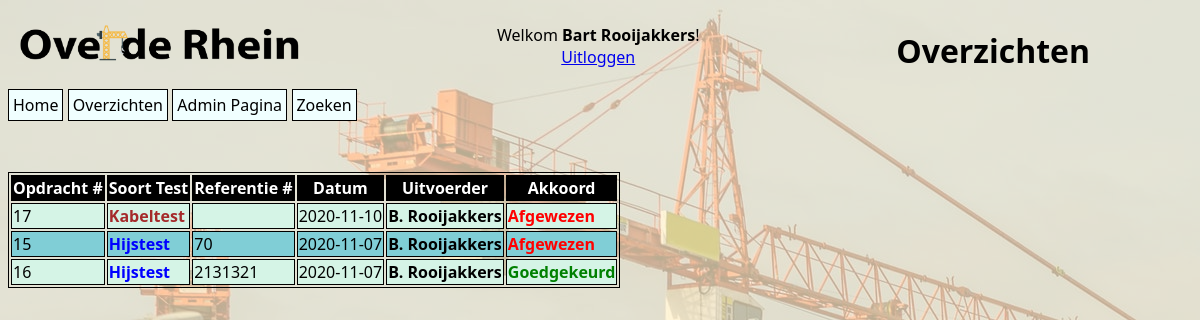
Page /overzichten.php (signed in) on the committed database.
### tables this page shows
CREATE TABLE `voorbladen` (
  `opdracht_nummer` int(11) NOT NULL,
  `TCVT_nummer` int(11) NOT NULL,
  `soort_keuring` int(11) NOT NULL,
  `keurings_datum` datetime NOT NULL DEFAULT current_timestamp(),
  `uitvoerder` int(11) NOT NULL,
  `deskundige` varchar(255) NOT NULL,
  `opstelling_kraan` varchar(52) NOT NULL,
  `uitvoering_toren_haakhoogte` int(11) NOT NULL,
  `soort_giek` varchar(52) NOT NULL,
  `telescoopgiek_delen` double(11,2) NOT NULL,
  `opbouwgiek_meters` double(11,2) NOT NULL,
  `hulpgiek_meters` double(11,2) NOT NULL,
  `fly_jib_delen` int(11) NOT NULL,
  `gieklengte` double(11,2) NOT NULL,
  `topbaar` double(11,2) NOT NULL,
  `loopkat` tinyint(1) NOT NULL,
  `verstelbare_giek` tinyint(1) NOT NULL,
  `soort_stempels` int(11) NOT NULL,
  `tekortkomingen` tinyint(1) NOT NULL,
  `afmelden_voor` datetime NOT NULL,
  `toelichting` varchar(255) NOT NULL,
  `werk_instructie` varchar(500) NOT NULL,
  `kabel_leverancier` varchar(255) NOT NULL,
  `waarnemingen` varchar(500) NOT NULL,
  `handtekening` varchar(255) NOT NULL,
  `aantal_bedrijfsuren` double(11,2) NOT NULL,
  `afleg_redenen` varchar(500) NOT NULL
);

CREATE TABLE `gebruikers` (
  `gebruiker_ID` int(11) NOT NULL,
  `voor_naam` varchar(255) NOT NULL,
  `achter_naam` varchar(255) NOT NULL,
  `tussenvoegsel` varchar(255) DEFAULT NULL,
  `username` varchar(255) NOT NULL,
  `password` varchar(255) NOT NULL DEFAULT '874e0cc1eb15bdaf323800180d19d69fe4ba2cedd2954ab332e25a2a85ab3248',
  `afdeling` int(11) NOT NULL
);

CREATE TABLE `hijstesten` (
  `opdracht_nummer` int(11) NOT NULL,
  `volg_nummer` int(11) NOT NULL,
  `datum_opgesteld` datetime NOT NULL,
  `hoofdgiek_lengte` double(11,2) NOT NULL,
  `mech_sectie_gieklengte` double(11,2) NOT NULL,
  `hulpgiek_lengte` double(11,2) NOT NULL,
  `hoofdgiek_giekhoek` double(11,2) NOT NULL,
  `hulpgiek_giekhoek` double(11,2) NOT NULL,
  `hijskabel_aantal_parten` int(11) NOT NULL,
  `zwenkhoek` double(11,2) NOT NULL,
  `eigen_massa_ballast` double(11,2) NOT NULL,
  `toelaatbare_bedrijfslast` double(11,2) NOT NULL,
  `lmb_in_werking` double(11,2) NOT NULL,
  `proeflast` double(11,2) NOT NULL,
  `akkoord` tinyint(1) NOT NULL DEFAULT 0
);

### overzichten.php (the view, shortened to what this page needs)
<?php
$sql = $conn->query("SELECT hijstesten.*, kabelchecklisten.*, voorbladen.*, gebruikers.voor_naam, gebruikers.achter_naam, CAST(voorbladen.keurings_datum AS date) keuringsDatum FROM voorbladen LEFT JOIN hijstesten ON voorbladen.opdracht_nummer = hijstesten.opdracht_nummer
 LEFT JOIN kabelchecklisten ON voorbladen.opdracht_nummer = kabelchecklisten.opdracht_nummer INNER JOIN gebruikers on voorbladen.uitvoerder = gebruikers.gebruiker_ID ORDER BY voorbladen.keurings_datum DESC");
?>
<html>
<head>
    <link rel="stylesheet" type="text/css" href="css/stylesheet.css">
</head>
<body>
    <div class="contentBox">
        <div class="contentTile">
            <div id="logo"></div>
        </div>
        <div class="contentTile">
            <?php
            echo "<p style='text-align:center;'>Welkom <b>" . $_SESSION['naam'] . " " . $_SESSION['achternaam'] . "</b>!"
            ?>
            <br><a href="user.php?action=logout">Uitloggen</a></p>
        </div>
        <div class="contentTile">
            <h1 class="pageTitle">Overzichten</h1>
        </div>
    </div>
    <div class="contentBox">
        <div class="contentTile">
            <?php include("include/navigatie.php"); ?>
        </div>
    </div>
    <div class="contentBox">
    <table>
        <tr>
            <th>Opdracht #</th>
            <th>Soort Test</th>
            <th>Referentie #</th>
            <th>Datum</th>
            <th>Uitvoerder</th>
            <th>Akkoord</th>
        </tr>
        <?php
        while ($row = $sql->fetch()) {
            switch ($row->akkoord) {
                case 1:
                    $akkoord = "<p style='color:green; font-weight:bold;'>Goedgekeurd</p>";
                    break;
                case 0:
                    $akkoord = "<p style='color:red; font-weight:bold;'>Afgewezen</p>";
                    break;
            }
            switch ($row->soort_keuring) {
                case 1:
                    $soort_keuring = "<p style='color:blue; font-weight:bold;'>Hijstest</p>";
                    break;
                case 2:
                    $soort_keuring = "<p style='color:brown; font-weight:bold;'>Kabeltest</p>";
                    break;
            }
            if (!isset($row->volg_nummer)) {
                $referentie_nummer = $row->kabel_ID;
            } else {
                $referentie_nummer = $row->volg_nummer;
            }
            $naam = "<b>" . substr($row->voor_naam, 0, 1) . ". " . $row->achter_naam . "</b>";
            echo "<tr class='view' style= 'cursor:pointer;' onclick='location.href=`details.php?type=" . $row->soort_keuring . "&id=" . $row->opdracht_nummer . "`;'><td>"
             . $row->opdracht_nummer . "</td><td>" . $soort_keuring . "</td><td>" . $referentie_nummer . "</td><td>" . $row->keuringsDatum . "</td><td>" . $naam . "</td><td>" . $akkoord . "</td></tr>";
        }
        ?>
    </table>
    </div>
</body>
</html>

### include/navigatie.php
<div id="nav">
                <a class="route" href="home.php">Home</a>
                <a class="route" href="overzichten.php">Overzichten</a>
                <?php
                    if($_SESSION['afdeling'] == 12){
                        echo"<a class='route' href='admin.php'>Admin Pagina</a>";
                    }else{
                        echo"";
                    }
                ?>
                <a class="route" href="index.php">Zoeken</a>
            </div>

### css/stylesheet.css (style rules this page uses)
html { background:url(../images/background.jpeg); box-shadow: inset 0 0 0 1000px #fff2ccb6; font-family: 'Segoe UI', Tahoma, Geneva, Verdana, sans-serif; }
#logo { width: auto; min-height: 5%; height: auto; background: url(../images/Logo.png); background-repeat: no-repeat; background-size: contain; }
.contentBox { width:100%; min-height:10%; height:auto; display: block; position: relative; }
.contentBox .contentTile { position: relative; height:auto; width:33%; display: inline-block; }
.contentBox .contentTile .pageTitle { text-align: center; font-family: 'Segoe UI', Tahoma, Geneva, Verdana, sans-serif; }
#nav .route { color:black; background-color: azure; text-decoration: none; border: 1px solid black; padding:1%; margin-right:0.1%; }
table { display: table; border:1px solid black; }
table tr:nth-child(even) { background-color: #d5f4e6; }
table tr:nth-child(odd) { background-color:#80ced6; }
table tr:first-of-type { background-color: black; color:white; font-weight: bold; cursor: default; }
table th { border: 1px solid black; }
table td { border: 1px solid black; }

### rows in the picture
voorbladen: opdracht_nummer "17", soort_keuring "Kabeltest", keuringsDatum "2020-11-10", gebruikers.voor_naam "B", gebruikers.achter_naam "Rooijakkers", shows "Afgewezen"
voorbladen: opdracht_nummer "15", soort_keuring "Hijstest", hijstesten.volg_nummer "70", keuringsDatum "2020-11-07", gebruikers.voor_naam "B", gebruikers.achter_naam "Rooijakkers", shows "Afgewezen"
voorbladen: opdracht_nummer "16", soort_keuring "Hijstest", hijstesten.volg_nummer "2131321", keuringsDatum "2020-11-07", gebruikers.voor_naam "B", gebruikers.achter_naam "Rooijakkers", shows "Goedgekeurd"

### other values in the picture
$_SESSION['naam'] "Bart"
$_SESSION['achternaam'] "Rooijakkers"
